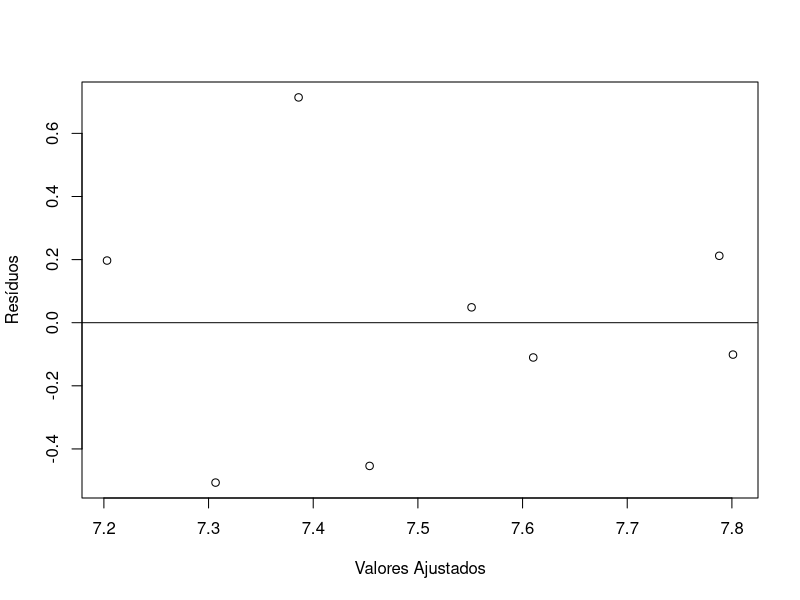

Here is the R script that generated this plot: (Note: this script raises an error after producing the figure.)
# Questão 2
# Constantes

Indices_Observados = c(8.1,6.8,7.0,7.4,7.7,7.5,7.6,8.0)
Num_Ataques = c(5,13,20,28,41,49,61,62)
Duracao = c(118,132,119,153,91,118,132,105)

# Letra A

Y = cbind(Indices_Observados)
Y

X = cbind(rep(1,8), Num_Ataques, Duracao)
X

# Letra B

beta_chapeu = solve(t(X) %*% X) %*% (t(X) %*% Y)
beta_chapeu

# Letra C

ajuste = lm(Indices_Observados ~ Num_Ataques + Duracao)
ajuste

# Obtida pelo beta chapéu:     Y = 8.372602064 + 0.005095369 * Num.Ataques - 0.008576885 * Duracao 
# Obtida pelo lm():            Y = 8.372602 + 0.005095 * Num.Ataques - 0.008577 * Duracao

# Letra D

anova(ajuste)
summary(ajuste)


# Letra E

Indice_Previsto = 8.372602 + 0.005095 * 25 - 0.008577 * 100
Indice_Previsto

# Letra F 


plot(fitted(ajuste),residuals(ajuste),xlab="Valores Ajustados",ylab="Resíduos")
abline(h=0)


plot(Experiencia,residuals(ajuste),xlab="Experiencia",ylab="Resíduos")
abline(h=0)


boxplot(residuals(ajuste)~ Sexo)


qqnorm(residuals(ajuste), ylab="Resíduos")
qqline(residuals(ajuste))

